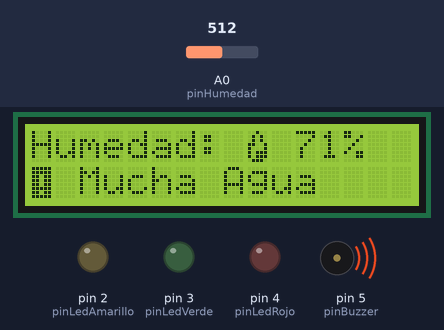
Simulated run of this sketch. Board: Arduino Uno, built with avr-gcc and run on an emulated ATmega328P. On the bench: 16×2 character LCD, output pins drawn as LEDs (lit = HIGH), buzzer (waves = sounding). Dashed ring = blinking. The inputs (shaded band) are chosen by the test bench; at power-on: A0 (pinHumedad) = 512. Pins used as bus, display or sensor lines are not drawn; what the sketch prints to the serial monitor is not drawn.

Above: at 1.2 s.
1.3 s: A0 (pinHumedad) set to 528
At 2.7 s:
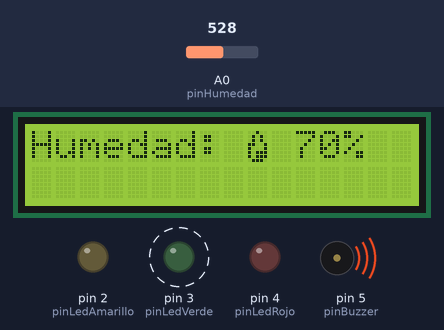
6.0 s: A0 (pinHumedad) set to 589
At 6.4 s:
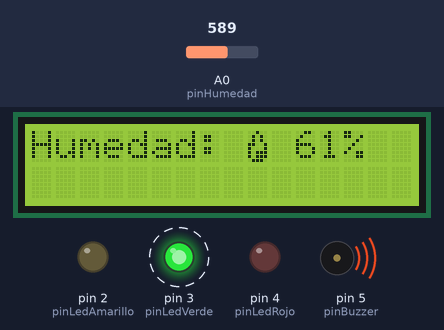
8.1 s: A0 (pinHumedad) set to 610
At 10.4 s:
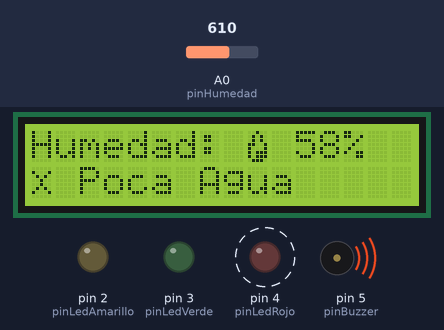
Timing chart, 0 to 19.1 s (numbered marks = the images above; inputs shaded):
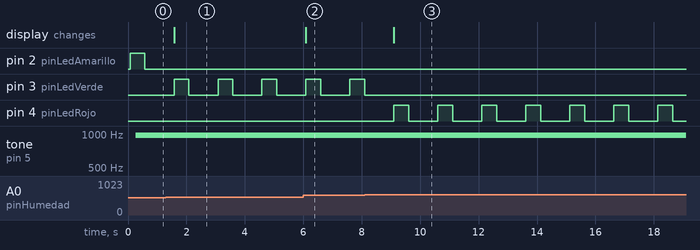

Measured:
- the behaviour switches between 521 and 522 on A0 (pinHumedad) (found by bisection; images 0 and 1)
- the behaviour switches between 603 and 604 on A0 (pinHumedad) (found by bisection; images 2 and 3)
- after the input at 1.3 s, pin 2 (pinLedAmarillo): stops changing and stays LOW; pin 3 (pinLedVerde): alternates HIGH for 0.50 s and LOW for 1.0 s, starting after 0.28 s; the display: changes after 0.28 s (image 1)
- after the input at 6.0 s, the display: changes after 0.09 s (image 2)
- after the input at 8.1 s, pin 3 (pinLedVerde): stops changing and stays LOW; pin 4 (pinLedRojo): alternates HIGH for 0.50 s and LOW for 1.0 s, starting after 1.0 s; the display: changes after 1.0 s (image 3)

The sketch:

Monitor_Humedad_Plantas.ino
```cpp
#include <LiquidCrystal.h>

LiquidCrystal lcd(12, 13, 8, 9, 10, 11);
int pinHumedad = A0;
int pinLedAmarillo = 2;
int pinLedVerde = 3;
int pinLedRojo = 4;
int pinBuzzer = 5;

byte gota[8] = {
B00100,
B01010,
B01010,
B11001,
B10001,
B10111,
B10111,
B01110,
};

byte alerta[8] = {
B11111,
B11111,
B11011,
B11011,
B11011,
B11111,
B11011,
B11111,
};

byte error[8] = {
B00000,
B10001,
B01010,
B00100,
B00100,
B01010,
B10001,
B00000,
};

int buzzCount = 3;

void setup()
{
    Serial.begin(9600);
    Serial.println("Sensor de Humedad");
    pinMode(pinHumedad, INPUT);
    pinMode(pinBuzzer, OUTPUT);
    pinMode(pinLedRojo, OUTPUT);
    pinMode(pinLedVerde, OUTPUT);
    pinMode(pinLedAmarillo, OUTPUT);
    lcd.begin(16, 2);
    lcd.createChar(0, gota);
    lcd.createChar(1, alerta);
    lcd.createChar(2, error);
}
void loop()
{
    int valor = map(analogRead(pinHumedad), 0, 1023, 100, 0) * (1/0.7);

    if(valor > 100){
      valor = 100;
    }

    Serial.print("Humedad: ");
    Serial.print(valor);
    Serial.println("%");

    lcd.clear();
    lcd.setCursor(0, 0);
    lcd.print("Humedad: ");
    lcd.write(byte(0));
    lcd.print(" ");
    lcd.print(valor);
    lcd.print("%");

    if(valor < 60){
      digitalWrite(pinLedRojo, HIGH);
      digitalWrite(pinBuzzer, HIGH);
      lcd.setCursor(0, 1);
      lcd.write(byte(2));
      lcd.print(" Poca Agua");

      delay(500);

      digitalWrite(pinLedRojo, LOW);
      digitalWrite(pinBuzzer, LOW);

      buzzCount = 3;
    } else if(valor > 70){
      lcd.setCursor(0, 1);
      lcd.write(byte(1));
      lcd.print(" Mucha Agua");
      digitalWrite(pinLedAmarillo, HIGH);

      if(buzzCount > 0){
        analogWrite(pinBuzzer, 255);
      }

      delay(100);
      digitalWrite(pinBuzzer, LOW);

      delay(100);
      if(buzzCount > 0){
        analogWrite(pinBuzzer, 170);
      }

      delay(100);
      digitalWrite(pinBuzzer, LOW);

      delay(100);
      if(buzzCount > 0){
        analogWrite(pinBuzzer, 85);
      }

      delay(100);
      digitalWrite(pinLedAmarillo, LOW);
      digitalWrite(pinBuzzer, LOW);

      if(buzzCount > 0){
        buzzCount--;
      }
    } else {
      digitalWrite(pinLedVerde, HIGH);
      delay(500);
      digitalWrite(pinLedVerde, LOW);

      buzzCount = 3;
    }

    delay(1000);
}
```
